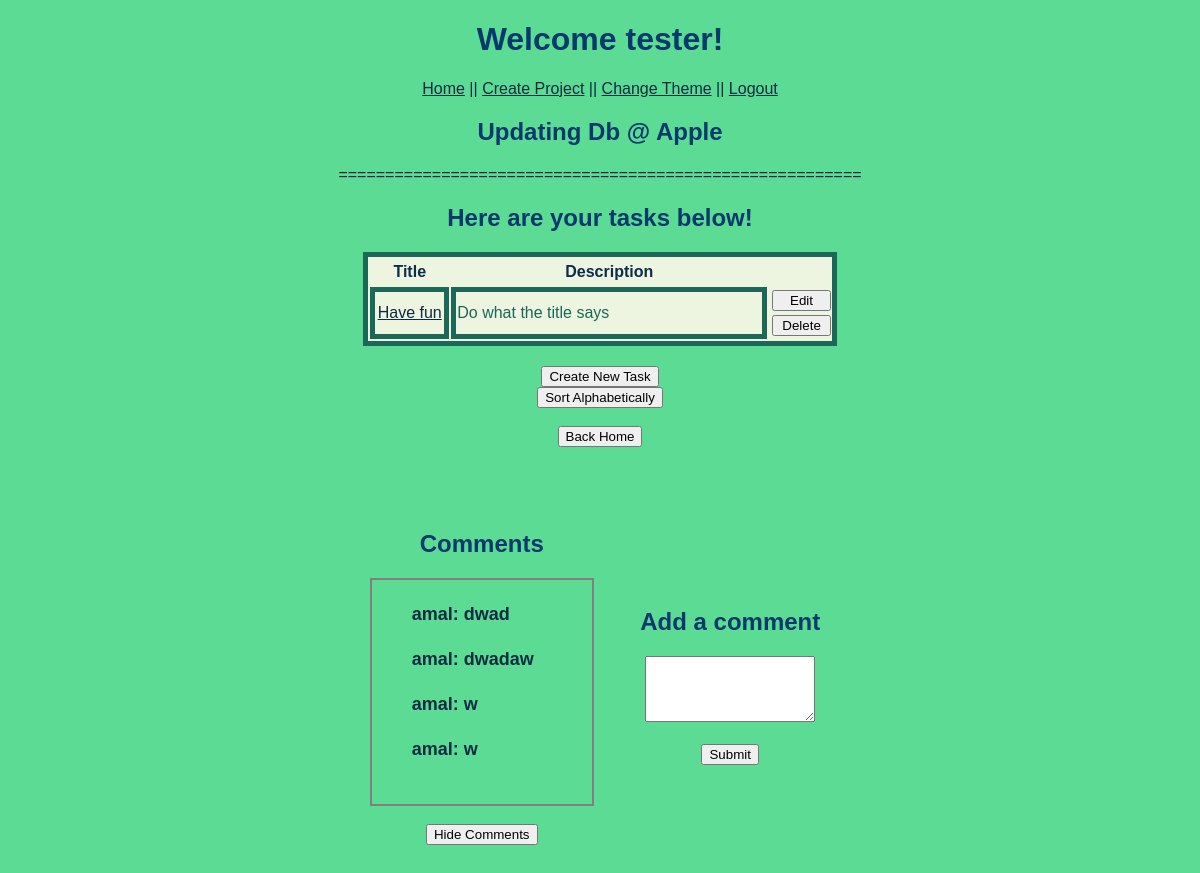
The page /view_project/3 (signed in) on the database its author committed.
### models.py (models this page shows, shortened)
class Project(db.Model):
    id = db.Column('id', db.Integer, primary_key = True)
    title = db.Column('title', db.String(200))
    detail = db.Column('detail', db.String(1000))
    company_name = db.Column('company_name', db.String(100))
    img_name = db.Column('img', db.String(100))

class Task(db.Model):
    id = db.Column('id', db.Integer, primary_key = True)
    project_id = db.Column(db.Integer, db.ForeignKey('project.id'), nullable=False)
    title = db.Column('title', db.String(200))
    description = db.Column('description', db.String(1000))

class Project_Comment(db.Model):
    id = db.Column('id', db.Integer, primary_key = True)
    project_id = db.Column(db.Integer, db.ForeignKey('project.id'), nullable=False)
    name = db.Column('name', db.String(100))
    comment = db.Column('comment', db.String(300))

### app.py (the view)
@app.route('/view_project/<project_id>')
def get_project(project_id):
    if session.get('user'):
        my_project = find_project_by_id(project_id)
        tasks = find_tasks_by_project(project_id)
        comments = find_comments_by_project(project_id)
        return render_template('view_project.html', project=my_project, user=session['user'], proj_tasks=tasks, theme=session['user_theme'], project_comments=comments)
    return redirect(url_for('login'))

### models.py (called while the page is built)
def find_project_by_id(p_id):
    return db.session.query(Project).filter_by(id = p_id).one()

def find_tasks_by_project(p_id):
    return db.session.query(Task).filter_by(project_id = p_id).all()

def find_comments_by_project(p_id):
    return db.session.query(Project_Comment).filter_by(project_id = p_id).all()

### templates/view_project.html (shortened to what this page needs)
<!DOCTYPE html>
<html lang="en">
<head>
    {% if theme == 1 %}
    <link rel="stylesheet" href="{{ url_for('static', filename='main.css')}}">
    {% elif theme == 3 %}
    <link rel="stylesheet" href="{{ url_for('static', filename='third.css')}}">
    {% else %}
    <link rel="stylesheet" href="{{ url_for('static', filename='second.css')}}">
    {% endif %}
</head>
<body>
    <h1>Welcome {{user}}!</h1>
    <nav>
        <a href="{{ url_for('index') }}">Home</a> <span class="nav-spacing">||</span>
        <a href="{{ url_for('new_project') }}">Create Project</a> <span class="nav-spacing">||</span>
        <a href="{{ url_for('change_style', theme_id=theme) }}" method="get">Change Theme</a> <span
            class="nav-spacing">||</span>
        <a href="{{ url_for('logout') }}">Logout</a>
    </nav>
    <div class="projectView">
        <h2>{{project.title}} @ {{project.company_name}}</h2>
        <a>========================================================</a>
    </div>
    <div class="table-header">
        <h2>Here are your tasks below!</h2>
    </div>
    <div class="box">
        <table class="insideBox">
            {% if proj_tasks != [] %}
            <tr>
                <td>
                    <h3>Title</h3>
                </td>
                <td>
                    <h3>Description</h3>
                </td>
            </tr>
            {% for task in proj_tasks%}
            <tr>
                <td class="tableRow"><a
                        href="{{ url_for('view_task', project_id=project.id, t_id=task.id)}}">{{task.title}}</a></td>
                <td class="tableRow3">{{task.description}}</td>
                <td>
                    <form action="{{url_for('edit_task',project_id=project.id,t_id=task.id)}}" method="get">
                        <input type="submit" value="Edit">
                    </form>
                    <form action="{{url_for('delete_task',project_id=project.id,t_id=task.id)}}" method="post">
                        <input type="submit" value="Delete">
                    </form>
                </td>
            </tr>
            {% endfor %}
            {% else %}
            <tr>
                <h3>No tasks to display.</h3>
            </tr>
            {% endif %}
        </table>
        <div class="projectView">
            <form action="{{ url_for('new_task', project_id=project.id)}}">
                <input type="submit" value="Create New Task">
            </form>
            <form action="{{url_for('tsort', project_id=project.id)}}">
                <input type="submit" value="Sort Alphabetically">
            </form><br>
            <form action="{{ url_for('index')}}" method="get">
                <input type="submit" value="Back Home">
            </form>
        </div>
    </div>
    <div class='parent'>
        <div class='child'>
            <h2>
                <nav>Comments</nav>
            </h2>
            <div class="commentsBox">
                {% for comment in project_comments %}
                <h4>
                    <ul>{{ comment.name }}: {{ comment.comment }}</ul>
                </h4>
                {% endfor %}
            </div>
            <form action="{{ url_for('get_projecthidec', project_id=project.id)}}" method="get">
                <br>
                <nav><input type="submit" value="Hide Comments"></nav>
            </form>
        </div>
        <div class='child2'>
            <form action="{{ url_for('project_comment', project_id=project.id) }}" method="post">
                <div>
                    <h2 class="title">Add a comment</h2>
                    <textarea name="comment" rows="4" cols="0"></textarea><br><br>
                    <input type="submit" value="Submit">
                </div>
            </form>
        </div>
</body>
</html>

### static/main.css (style rules this page uses)
* { font-family: 'Gill Sans', 'Gill Sans MT', Calibri, 'Trebuchet MS', sans-serif; }
h1 { color:#05386B; text-align: center; }
h2 { color: #05386B; }
h3 { color:#0e2c4b; font-size: 16px; }
h4 { color:#0a2b40; font-size: 18px; }
body { background:#5CDB95; }
a, .nav-spacing { color: inherit; color: #0a2b40; }
nav { text-align: center; }
.box { color: #1b6758; width: 40%; text-align: center; margin: 0px auto; }
.table-header { text-align: center; margin: 0px auto; }
.insideBox { background-color: #edf5e1; text-align: left; border: 5px solid; margin-bottom: 20px; width: 100%; }
.insideBox h3 { text-align: center; margin: 3px; }
.tableRow { border: 5px solid #1b6758; width: 5em; text-align: center; }
.tableRow3 { border: 5px solid #1b6758; width: 25em; }
.insideBox input[type=submit] { margin: 2px; width: 100%; }
.projectView { text-align: center; }
.commentsBox { border: 2px solid gray; padding-bottom: 20px; width: 200px; padding-right: 20px; margin: 0px auto; }
form div { margin: 2px auto; width: 200px; }
.parent { margin: 1rem; padding: 2rem 2rem; text-align: center; }
.child { display: inline-block; padding: 1rem 1rem; vertical-align: middle; text-align: left; }
.child2 { display: inline-block; padding: 1rem 1rem; vertical-align: middle; }

### rows shown on the page
Project: title "Updating Db", company_name "Apple"
Task: title "Have fun", description "Do what the title says"
Project_Comment: name "amal", comment "dwad"
Project_Comment: name "amal", comment "dwadaw"
Project_Comment: name "amal", comment "w"
Project_Comment: name "amal", comment "w"

### other values the page prints
{{ user }} "tester"
